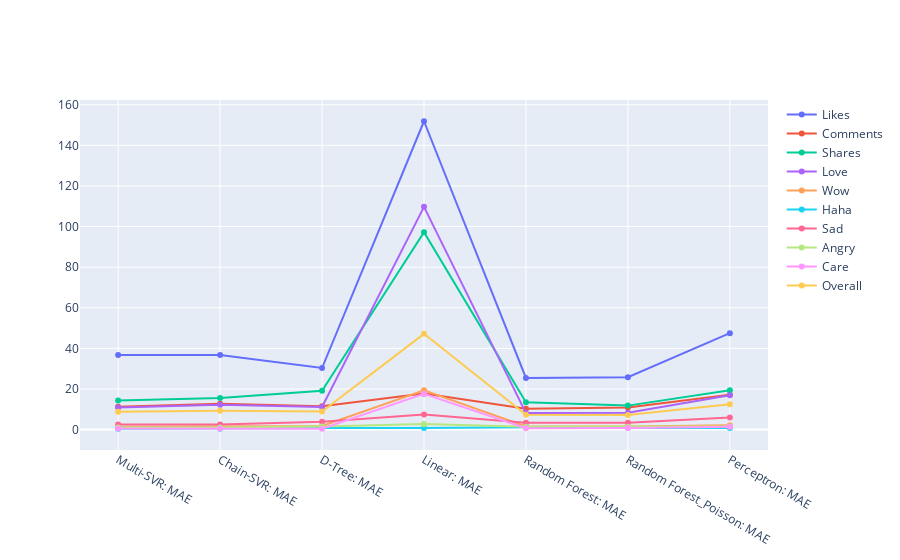

The code cell stored with this chart in its notebook:
### Code cell
fig= go.Figure()

for i in range(10):
    fig.add_trace(go.Scatter(x=df[mae_cols].columns, y =df[mae_cols].values[i],
                             mode='lines+markers', name=titles[i]))

fig.show()

### Figure 1 — Plotly figure (JSON) as saved in the notebook; plotly's stock layout.template omitted (floating-point values rounded to 4 significant figures)
{"data": [{"mode": "lines+markers", "name": "Likes", "type": "scatter", "x": ["Multi-SVR: MAE", "Chain-SVR: MAE", "D-Tree: MAE", "Linear: MAE", "Random Forest: MAE", "Random Forest_Poisson: MAE", "Perceptron: MAE"], "y": [36.77, 36.77, 30.33, 151.9, 25.43, 25.83, 47.5]}, {"mode": "lines+markers", "name": "Comments", "type": "scatter", "x": ["Multi-SVR: MAE", "Chain-SVR: MAE", "D-Tree: MAE", "Linear: MAE", "Random Forest: MAE", "Random Forest_Poisson: MAE", "Perceptron: MAE"], "y": [11.23, 12.77, 11.45, 17.71, 10.31, 10.84, 17.13]}, {"mode": "lines+markers", "name": "Shares", "type": "scatter", "x": ["Multi-SVR: MAE", "Chain-SVR: MAE", "D-Tree: MAE", "Linear: MAE", "Random Forest: MAE", "Random Forest_Poisson: MAE", "Perceptron: MAE"], "y": [14.35, 15.51, 19.1, 97.21, 13.43, 11.81, 19.35]}, {"mode": "lines+markers", "name": "Love", "type": "scatter", "x": ["Multi-SVR: MAE", "Chain-SVR: MAE", "D-Tree: MAE", "Linear: MAE", "Random Forest: MAE", "Random Forest_Poisson: MAE", "Perceptron: MAE"], "y": [10.91, 12.29, 11.1, 109.7, 8.128, 8.279, 16.93]}, {"mode": "lines+markers", "name": "Wow", "type": "scatter", "x": ["Multi-SVR: MAE", "Chain-SVR: MAE", "D-Tree: MAE", "Linear: MAE", "Random Forest: MAE", "Random Forest_Poisson: MAE", "Perceptron: MAE"], "y": [1.341, 1.462, 1.783, 19.36, 1.505, 1.567, 2.187]}, {"mode": "lines+markers", "name": "Haha", "type": "scatter", "x": ["Multi-SVR: MAE", "Chain-SVR: MAE", "D-Tree: MAE", "Linear: MAE", "Random Forest: MAE", "Random Forest_Poisson: MAE", "Perceptron: MAE"], "y": [0.4272, 0.4172, 0.7579, 0.8363, 1.148, 0.8838, 0.8104]}, {"mode": "lines+markers", "name": "Sad", "type": "scatter", "x": ["Multi-SVR: MAE", "Chain-SVR: MAE", "D-Tree: MAE", "Linear: MAE", "Random Forest: MAE", "Random Forest_Poisson: MAE", "Perceptron: MAE"], "y": [2.562, 2.567, 3.881, 7.431, 3.391, 3.333, 5.911]}, {"mode": "lines+markers", "name": "Angry", "type": "scatter", "x": ["Multi-SVR: MAE", "Chain-SVR: MAE", "D-Tree: MAE", "Linear: MAE", "Random Forest: MAE", "Random Forest_Poisson: MAE", "Perceptron: MAE"], "y": [1.079, 1.077, 1.519, 2.73, 1.345, 1.391, 1.533]}, {"mode": "lines+markers", "name": "Care", "type": "scatter", "x": ["Multi-SVR: MAE", "Chain-SVR: MAE", "D-Tree: MAE", "Linear: MAE", "Random Forest: MAE", "Random Forest_Poisson: MAE", "Perceptron: MAE"], "y": [0.4809, 0.5581, 0.4403, 17.57, 0.6913, 0.8386, 1.407]}, {"mode": "lines+markers", "name": "Overall", "type": "scatter", "x": ["Multi-SVR: MAE", "Chain-SVR: MAE", "D-Tree: MAE", "Linear: MAE", "Random Forest: MAE", "Random Forest_Poisson: MAE", "Perceptron: MAE"], "y": [8.794, 9.27, 8.929, 47.16, 7.264, 7.197, 12.53]}], "layout": {}}
